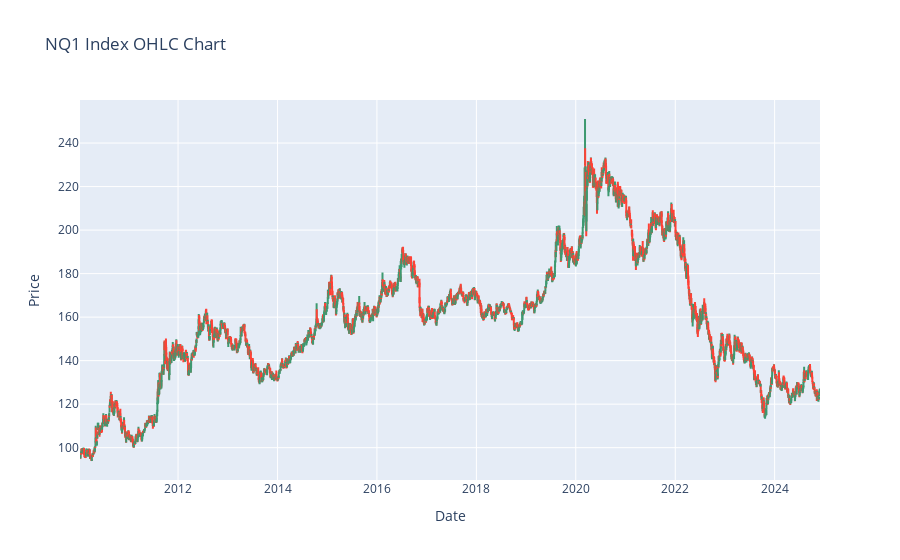

Source (notebook cell):
### Code cell
import plotly.graph_objects as go

# Extract the OHLC data for 'NQ1 Index'
nq_data = nq[['Open', 'High', 'Low', 'Close']]

# Create the OHLC plot
fig = go.Figure(data=[go.Ohlc(
    x=nq_data.index,
    open=nq_data['Open'],
    high=nq_data['High'],
    low=nq_data['Low'],
    close=nq_data['Close'],
    name='NQ1 Index'
)])

# Update layout for better visualization
fig.update_layout(
    title='NQ1 Index OHLC Chart',
    xaxis_title='Date',
    yaxis_title='Price',
    xaxis_rangeslider_visible=False
)

# Show the plot
fig.show()

### Figure 1 — Plotly figure (JSON) as saved in the notebook; plotly's stock layout.template omitted (floating-point values rounded to 4 significant figures; data arrays with more than 128 entries replaced by an {"elided": "..."} marker saying what was removed)
{"data": [{"close": {"elided": "3757 float values"}, "high": {"elided": "3757 float values"}, "low": {"elided": "3757 float values"}, "name": "NQ1 Index", "open": {"elided": "3757 float values"}, "type": "ohlc", "x": {"elided": "3757 str values"}}], "layout": {"title": {"text": "NQ1 Index OHLC Chart"}, "xaxis": {"rangeslider": {"visible": false}, "title": {"text": "Date"}}, "yaxis": {"title": {"text": "Price"}}}}
